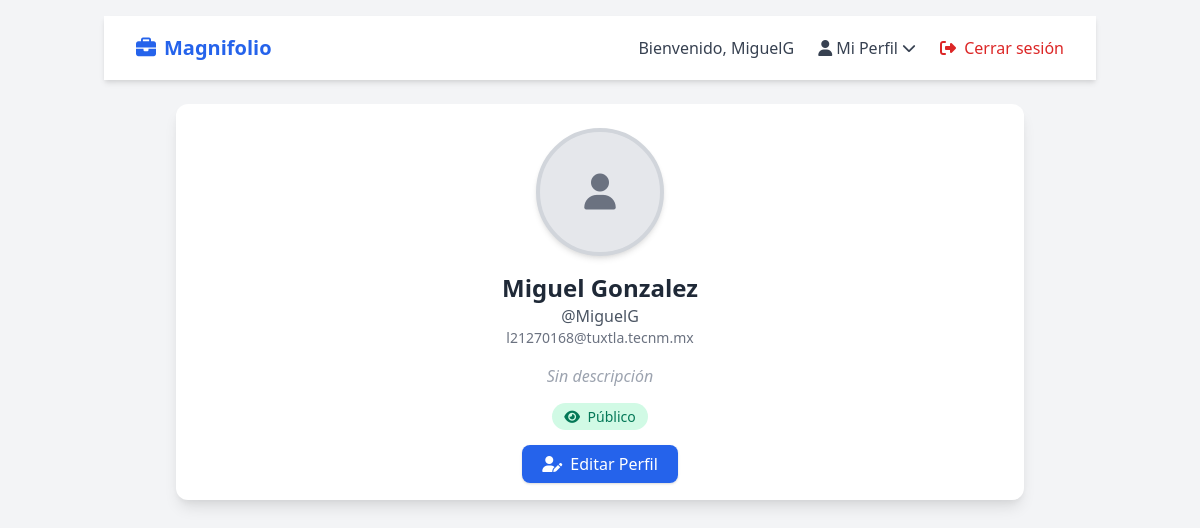
Screenshot of /mi_perfil/ (signed in) with the database file from the repository.
### usuarios/models.py (models this page shows, shortened)
class Usuario(AbstractUser):
    descripcion = models.TextField(max_length=300, null=True, blank=True)
    foto_perfil = models.ImageField(upload_to='fotos/', null=True, blank=True)
    visible = models.BooleanField(default=True)

### usuarios/views.py (the view)
# urls.py: path("mi_perfil/", mi_perfil, name="mi_perfil"),
@login_required
def mi_perfil(request):
    return render(request, 'mi_perfil.html')

### templates/mi_perfil.html
{% extends 'base.html' %}
{% block navbar %}
    {% include 'navbar.html' %}
{% endblock %}
{% block content %}
    <div class="max-w-4xl mx-auto p-6">
        <div class="bg-white rounded-xl shadow-lg p-6 text-center relative">
            <div class="flex justify-center">
                {% if user.foto_perfil %}
                    <img src="{{ user.foto_perfil.url }}" alt="Foto de perfil"
                         class="w-32 h-32 rounded-full object-cover border-4 border-blue-500 shadow-md">
                {% else %}
                    <div class="w-32 h-32 flex items-center justify-center rounded-full bg-gray-200 text-gray-500 text-4xl border-4 border-gray-300 shadow-md">
                        <i class="fa-solid fa-user"></i>
                    </div>
                {% endif %}
            </div>
            <h1 class="text-2xl font-bold text-gray-800 mt-4">{{ user.first_name }} {{ user.last_name }}</h1>
            <p class="text-gray-600">@{{ user.username }}</p>
            <p class="text-sm text-gray-500">{{ user.email }}</p>
            {% if user.descripcion %}
                <p class="mt-4 text-gray-700 italic">"{{ user.descripcion }}"</p>
            {% else %}
                <p class="mt-4 text-gray-400 italic">Sin descripción</p>
            {% endif %}
            <div class="mt-4">
                {% if user.visible %}
                    <span class="px-3 py-1 text-sm rounded-full bg-green-100 text-green-700">
                        <i class="fa-solid fa-eye mr-1"></i> Público
                    </span>
                {% else %}
                    <span class="px-3 py-1 text-sm rounded-full bg-red-100 text-red-700">
                        <i class="fa-solid fa-eye-slash mr-1"></i> Privado
                    </span>
                {% endif %}
            </div>
            <div class="mt-6">
                <a href="{% url 'editar_perfil' %}"
                   class="px-5 py-2 bg-blue-600 text-white rounded-lg shadow hover:bg-blue-700 transition">
                    <i class="fa-solid fa-user-pen mr-1"></i> Editar Perfil
                </a>
            </div>
        </div>
    </div>
{% endblock %}

### templates/navbar.html (shortened to what this page needs)
{% load static %}
<!DOCTYPE html>
<html lang="es">
<head>
    <link href="https://cdn.jsdelivr.net/npm/tailwindcss@2.2.19/dist/tailwind.min.css" rel="stylesheet">
    <link rel="stylesheet" href="https://cdnjs.cloudflare.com/ajax/libs/font-awesome/6.5.1/css/all.min.css">
</head>
<body class="bg-gray-100 text-gray-800">
    <nav class="bg-white shadow-md">
        <div class="max-w-7xl mx-auto px-4 sm:px-6 lg:px-8">
            <div class="flex justify-between h-16">
                <div class="flex items-center">
                    <a href="{% url 'index' %}" class="text-xl font-bold text-blue-600 flex items-center">
                        <i class="fa-solid fa-briefcase mr-2"></i> Magnifolio
                    </a>
                </div>
                <div class="hidden md:flex items-center space-x-6">
                    {% if request.user.is_authenticated %}
                        <span class="text-gray-700">
                            Bienvenido, {{ request.user.username }}
                        </span>
                        <div class="relative">
                            <button id="perfil-btn" class="text-gray-700 hover:text-blue-600 transition flex items-center">
                                <i class="fa-solid fa-user mr-1"></i> Mi Perfil
                                <i class="fa-solid fa-chevron-down ml-1 text-sm"></i>
                            </button>
                        </div>
                        <a href="{% url 'logout' %}" class="text-red-600 hover:text-red-700 transition">
                            <i class="fa-solid fa-right-from-bracket mr-1"></i> Cerrar sesión
                        </a>
                    {% endif %}
                </div>
            </div>
        </div>
    </nav>
</body>
</html>

### rows the page displays
Usuario: user.username "MiguelG", first_name "Miguel", last_name "Gonzalez", username "MiguelG", email "l21270168@tuxtla.tecnm.mx"
